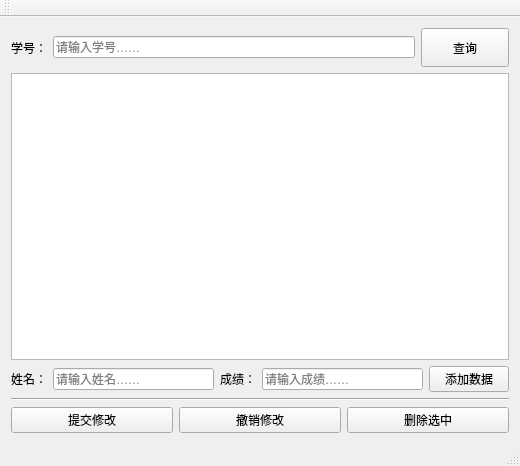
<?xml version="1.0" encoding="UTF-8"?>
<ui version="4.0">
 <class>MainWindow</class>
 <widget class="QMainWindow" name="MainWindow">
  <property name="geometry">
   <rect>
    <x>0</x>
    <y>0</y>
    <width>520</width>
    <height>466</height>
   </rect>
  </property>
  <property name="windowTitle">
   <string>学生管理</string>
  </property>
  <widget class="QWidget" name="centralWidget">
   <layout class="QVBoxLayout" name="verticalLayout">
    <item>
     <layout class="QHBoxLayout" name="horizontalLayout_3">
      <item>
       <widget class="QLabel" name="label">
        <property name="text">
         <string>学号：</string>
        </property>
       </widget>
      </item>
      <item>
       <layout class="QHBoxLayout" name="horizontalLayout_4">
        <item>
         <widget class="QLineEdit" name="lineEdit">
          <property name="text">
           <string/>
          </property>
          <property name="placeholderText">
           <string>请输入学号……</string>
          </property>
         </widget>
        </item>
       </layout>
      </item>
      <item>
       <widget class="QPushButton" name="searchBtn">
        <property name="minimumSize">
         <size>
          <width>88</width>
          <height>39</height>
         </size>
        </property>
        <property name="text">
         <string>查询</string>
        </property>
       </widget>
      </item>
     </layout>
    </item>
    <item>
     <layout class="QHBoxLayout" name="horizontalLayout_2">
      <item>
       <widget class="QTableView" name="tableView"/>
      </item>
     </layout>
    </item>
    <item>
     <layout class="QHBoxLayout" name="horizontalLayout_6">
      <item>
       <widget class="QLabel" name="label_2">
        <property name="text">
         <string>姓名：</string>
        </property>
       </widget>
      </item>
      <item>
       <widget class="QLineEdit" name="lineEdit_2">
        <property name="placeholderText">
         <string>请输入姓名……</string>
        </property>
       </widget>
      </item>
      <item>
       <widget class="QLabel" name="label_3">
        <property name="text">
         <string>成绩：</string>
        </property>
       </widget>
      </item>
      <item>
       <widget class="QLineEdit" name="lineEdit_3">
        <property name="placeholderText">
         <string>请输入成绩……</string>
        </property>
       </widget>
      </item>
      <item>
       <widget class="QPushButton" name="addBtn">
        <property name="text">
         <string>添加数据</string>
        </property>
       </widget>
      </item>
     </layout>
    </item>
    <item>
     <widget class="Line" name="line">
      <property name="orientation">
       <enum>Qt::Horizontal</enum>
      </property>
     </widget>
    </item>
    <item>
     <layout class="QHBoxLayout" name="horizontalLayout">
      <item>
       <widget class="QPushButton" name="submitBtn">
        <property name="text">
         <string>提交修改</string>
        </property>
       </widget>
      </item>
      <item>
       <widget class="QPushButton" name="revertBtn">
        <property name="text">
         <string>撤销修改</string>
        </property>
       </widget>
      </item>
      <item>
       <widget class="QPushButton" name="delBtn">
        <property name="text">
         <string>删除选中</string>
        </property>
       </widget>
      </item>
     </layout>
    </item>
   </layout>
  </widget>
  <widget class="QToolBar" name="mainToolBar">
   <attribute name="toolBarArea">
    <enum>TopToolBarArea</enum>
   </attribute>
   <attribute name="toolBarBreak">
    <bool>false</bool>
   </attribute>
  </widget>
  <widget class="QStatusBar" name="statusBar"/>
 </widget>
 <layoutdefault spacing="6" margin="11"/>
 <resources/>
 <connections/>
</ui>
